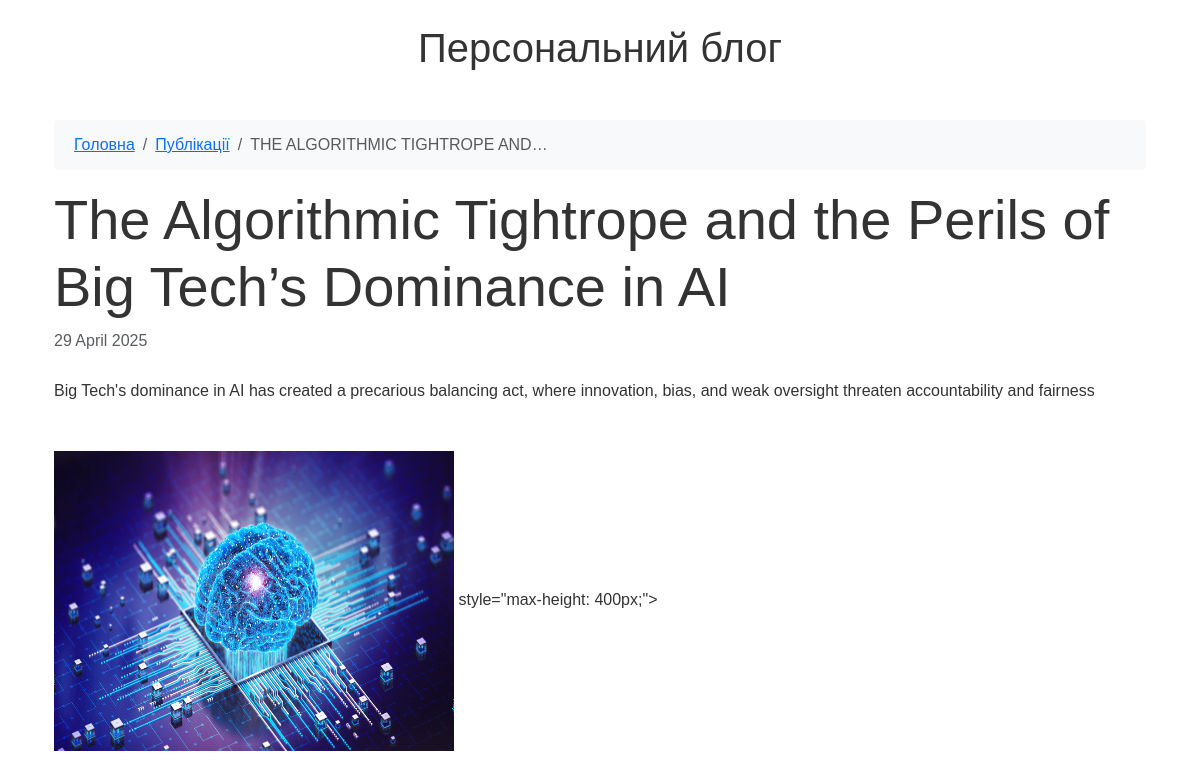
The app's page /articles/2025/04/29/the-algorithmic-tightrope-and-the-perils-of-big-te with its own data.
### app_blog/models.py (models this page shows, shortened)
class Article(models.Model):
    title = models.CharField(u'Заголовок', max_length=250, help_text=u'Максимум 250 сим.')
    description = models.TextField(blank=True, verbose_name=u'Опис')
    pub_date = models.DateTimeField(u'Дата публікації', default=timezone.now)
    slug = models.SlugField(u'Слаг', unique_for_date='pub_date')
    main_page = models.BooleanField(u'Головна', default=True, help_text=u'Показувати на головній сторінці')
    category = models.ForeignKey(Category, related_name='articles', blank=True, null=True, verbose_name=u'Категорія',on_delete=models.CASCADE)
    class Meta:
        ordering = ['-pub_date']
        verbose_name = u'Стаття'
        verbose_name_plural = u'Статті'

class ArticleImage(models.Model):
    article = models.ForeignKey(Article, verbose_name=u'Стаття', related_name='images', on_delete=models.CASCADE)
    image = models.ImageField(u'Фото', upload_to='photos')
    title = models.CharField(u'Заголовок', max_length=250, help_text=u'Максимум 250 сим.', blank=True)
    class Meta:
        verbose_name = u'Фото для статті'
        verbose_name_plural = u'Фото для статті'

### app_blog/views.py (the view)
class ArticleDetail(DateDetailView):
    model = Article
    template_name = 'article_detail.html'
    context_object_name = 'item'
    date_field = 'pub_date'
    query_pk_and_slug = True
    month_format = '%m'
    allow_future = True
    def get_context_data(self, *args, **kwargs):
        context = super(ArticleDetail, self).get_context_data(*args, **kwargs)
        try:
            context['images'] = context['item'].images.all()
        except:
            pass
        return context

### app_blog/templates/article_detail.html (shortened to what this page needs)
{% extends "base.html" %}
{% load static %}
{% block content %}
<div class="container py-4">
    <nav aria-label="breadcrumb">
        <ol class="breadcrumb bg-light">
            <li class="breadcrumb-item"><a href="/">Головна</a></li>
            <li class="breadcrumb-item"><a href="{% url 'articles-list' %}">Публікації</a></li>
            <li class="breadcrumb-item active">{{ item.title|truncatechars:30|upper }}</li>
        </ol>
    </nav>
    <article class="article-detail">
        <header class="mb-4">
            <h1 class="article-title display-4">{{ item.title }}</h1>
            <div class="text-muted mb-3">
                <time datetime="{{ item.pub_date|date:'Y-m-d' }}">
                    {{ item.pub_date|date:"d E Y" }}
                </time>
            </div>
        </header>
        <div class="article-content mb-5">
            {{ item.description|safe }}
        </div>
        {% if item.images.all %}
        <div class="article-gallery mt-5">
            {% include 'fotorama.html' with images=item.images.all %}
        </div>
        {% endif %}
    </article>
</div>
{% endblock %}

### app_blog/templates/fotorama.html (shortened to what this page needs)
{% spaceless %}
{% load static %}
{% endspaceless %}

### app_blog/static/css/main.css (style rules this page uses)
body { font-family: 'Ubuntu', sans-serif; line-height: 1.6; color: #333; }
.breadcrumb { padding: 0.75rem 1.25rem; border-radius: 0.25rem; }

### records on screen
Article: title "THE ALGORITHMIC TIGHTROPE AND…", title "The Algorithmic Tightrope and the Perils of Big Tech’s Dominance in AI", pub_date "29 April 2025", description "Big Tech's dominance in AI has created a precarious balancing act, where innovation, bias, and weak oversight threaten accountability and fairness", id.image (picture), id.image "style=\"max-height: 400px;\">"
